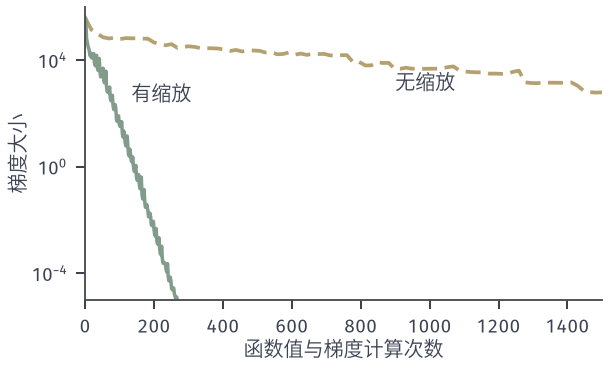

The Python source for this figure:
from pathlib import Path
import sys
ROOT = next(p for p in Path(__file__).resolve().parents if (p/"build.sh").is_file() and (p/"tex/book.tex").is_file())
sys.path.insert(0, str(ROOT/"figures/00-shared/mathematical-preliminaries-upper/00-shared/comprehension-figures"))
sys.path.insert(0, str(ROOT/"figures/05-optimization/02-smooth-optimization/matplotlib/qn-common"))
from support import figure, save, BLUE, GREEN, YELLOW, RED, PURPLE, INK, MUTED, GRID, BLUE_FILL, GREEN_FILL, YELLOW_FILL, RED_FILL, PURPLE_FILL
from qnlib import *
import numpy as np
HERE = Path(__file__).resolve().parent
STROKE = "#4C4D4F"

# n=200，c 对数等距于 [0.01,100]，再把目标整体乘 1000（曲率整体偏大）。r=10，有/无 gamma 缩放。
base, gbase, H, rng = rotated_logcosh(200, .01, 100, 3); x0 = rng.standard_normal(200)
S = 1000.
fun = lambda x: S*base(x); grad = lambda x: S*gbase(x)
fig, ax = figure(width_mm=86, height_mm=52)
a = run_lbfgs(fun, grad, x0, 10, T=1500, gtol=1e-5, scale=True)
b = run_lbfgs(fun, grad, x0, 10, T=1500, gtol=1e-5, scale=False)
for r, c, lw, ls in ((b, YELLOW, 1.5, (0, (4, 2))), (a, GREEN, 1.4, '-')):
    ax.semilogy(r['evals'], r['gnorm'], color=c, lw=lw, ls=ls)
ax.set_xlim(0, 1500)
ax.text(a['evals'][-1]*.5, 3e2, '有缩放', color=INK)
ax.text(900, 8e2, '无缩放', color=INK)
ax.set_xlabel('函数值与梯度计算次数', labelpad=1); ax.set_ylabel('梯度大小', labelpad=1); ax.set_ylim(1e-5, 1e6); ax.set_yticks([1e-4, 1, 1e4]); ax.minorticks_off()
save(fig, HERE, 'figure', {'scaled_evals': int(a['evals'][-1]), 'scaled_iters': len(a['gnorm'])-1, 'unscaled_evals': int(b['evals'][-1]), 'unscaled_iters': len(b['gnorm'])-1, 'unscaled_final': float(b['gnorm'][-1])})
